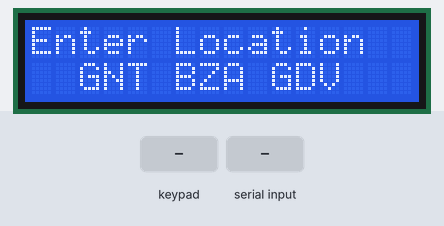
Simulated run of this sketch. Board: Arduino Uno, built with avr-gcc and run on an emulated ATmega328P. Parts: 16×2 character LCD. Inputs (shaded band) come from the test bench. The modem accepts every AT command (registered, SIM ready, sends succeed) and sends nothing else; what the sketch prints to the serial monitor is not drawn.

Above: at 5.3 s.
5.4 s: key '1' pressed
At 6.0 s:
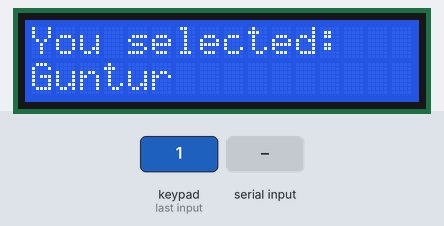
8.4 s: "120047D7CB49" received over the second serial link
At 9.4 s:
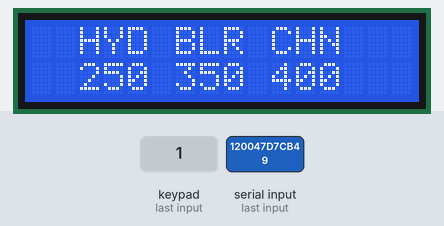
At 12.9 s:
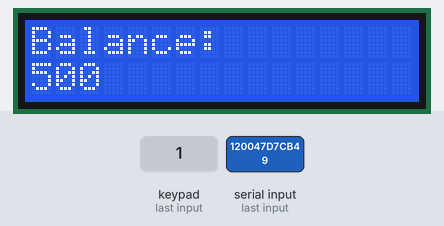
Timing chart, 0 to 14.4 s (numbered marks = the images above; inputs shaded):
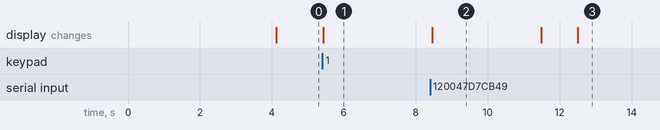

The sketch:

Inteligent_Bus_Ticketing_System.ino
```cpp
#include <SoftwareSerial.h>
#include <Wire.h>
#include <LiquidCrystal_I2C.h>
#include <Keypad.h>
#include <Arduino.h> // This is usually included by default in Arduino sketches.


const byte ROWS = 4; // four rows
const byte COLS = 3;
int flag = 0;
char keys[ROWS][COLS] = {
  {'1', '2', '3'},
  {'4', '5', '6'},
  {'7', '8', '9'},
  {'*', '0', '#'}
};

int flag2 = 0;
int flag3=0;
byte rowPins[ROWS] = {10, 9, 8, 7};  // connect to the row pinouts of the keypad
byte colPins[COLS] = {6, 5, 4};      // connect to the column pinouts of the keypad
int designation = false;

// Create an object of keypad
Keypad keypad = Keypad(makeKeymap(keys), rowPins, colPins, ROWS, COLS);
int userBalance = 0; // To store user's balance
String userName = ""; // To store user's name

// Predefined RFID tags and their corresponding balances
const String rfidTags[] = {"120047D7CB49", "120048356B04"}; // Example tags
int initialBalances[] = {500, 300};
LiquidCrystal_I2C lcd(0x27, 16, 2);
SoftwareSerial rfid(2, 3); // RX, TX
String rfidTag = "";
bool invalidKeyPressed = false;  // Track if an invalid key was pressed
int currentState = 0; // Track current state for selecting location or designation
String loc = "";
String des = "";

// Price for each designation
const int ticketPrices[] = {250, 350, 400}; // Prices for Hyderabad, Bangalore, Chennai
SoftwareSerial sim800l(11,12);

void setup() {
  Serial.begin(9600);

  sim800l.begin(9600);
  rfid.begin(9600);
  lcd.init();            // Initialize the LCD
  lcd.backlight();       // Turn on the backlight
  project_name();        // Display project name

  printLocations();      // Show location options on LCD
}

void loop() {
  char key = keypad.getKey();

  if (key) {
    Serial.print("Key Pressed: ");
    Serial.println(key);

    if (invalidKeyPressed) {
      if (key == '0') {
        invalidKeyPressed = false;
        printLocations();
      }
    } else {
      if (currentState == 0) { // State for selecting location
        if (key == '1') {
          loc = "GNT";
          showLocation("Guntur");
          currentState = 1; // Move to designation selection
        } else if (key == '2') {
          showLocation("Vijayawada");
          loc = "BZA";
          currentState = 1; // Move to designation selection
        } else if (key == '3') {
          showLocation("Gudivada");
          loc = "GDV";
          currentState = 1; // Move to designation selection
        } else if (key == '*') {
          showLocation("Gudivada");
          currentState = 0; // Move to designation selection
        } else {
          showInvalidKeyMessage();
          invalidKeyPressed = true;
        }
      } else if (currentState == 1 && flag == 0) { // State for selecting designation
        if (key == '1') {
          showDesignation("Hyderabad");
          des = "HYD";
          designation = true;
          flag = 1;
          flag2 = 0;
        }
        else if (key == '*') {
          printLocations(); // Go back to locations
          currentState = 0; // Reset state
        }
        else if (key == '2') {
          showDesignation("Bangalore");
          des = "BLR";
          designation = true;
          flag2 = 0;
          flag = 1;
        } else if (key == '3') {
          showDesignation("Chennai");
          des = "CHN";
          designation = true;
          flag = 1;
          flag2 = 0;
        } else {
          showInvalidKey();
        }
      }
    }
  }

  if (designation) {
    if (key == '*') {
      currentState = 1;
      flag = 0;
      flag2 = 1;
      printDesignations();
      delay(1000);
    }
    if (flag2 == 0) {
      lcd.clear();
      lcd.setCursor(4, 0);
      lcd.print(loc);
      lcd.print("->");
      lcd.print(des);
      lcd.setCursor(0, 1);
      lcd.print(" Press # to Go");
      delay(1000);
    }

    if (key == '#') {
      lcd.clear();
      userName = ""; // Reset user name
      lcd.print("Place Your Card");
      delay(1000);
      Serial.println("Place the RFID card/tag near the reader...");
      flag2 = 1;
    }
  }

  if (rfid.available()) {
    char c = rfid.read();
    rfidTag += c;

    if (rfidTag.length() == 12) { // Assume RFID tag length is 12 characters
      Serial.print("RFID Tag: ");
      Serial.println(rfidTag);
      if (rfidTag == "120047D7CB49")
      {
        userName="Yashwanth anna";
      }
      else if (rfidTag == "120048356B04")
      {
        userName="Vishnu";
      }
      else
      {
        userName="";
      }

      // Check balance for the RFID tag
      checkBalance(rfidTag);

      rfidTag = "";  // Reset RFID tag after processing
    }
  }

}

// Function to display project name on the LCD
void project_name() {
  lcd.setCursor(0, 0);        // Set cursor to the first row, first column
  lcd.print(" Intelligent Bus");
  lcd.setCursor(0, 1);        // Set cursor to the second row, first column
  lcd.print("   Ticketing");
  delay(4000);                // Wait for 4 seconds before proceeding
  lcd.clear();
}

// Function to print locations on the LCD
void printLocations() {
  lcd.clear();                // Clear the LCD
  lcd.setCursor(0, 0);        // Set cursor to the first row, first column
  lcd.print("Enter Location"); // Show message
  lcd.setCursor(0, 1);        // Set cursor to the second row
  lcd.print("  GNT BZA GDV");  // Show location options
}

// Function to display the selected location on the LCD
void showLocation(String location) {
  lcd.clear();
  lcd.setCursor(0, 0);
  lcd.print("You selected:");
  lcd.setCursor(0, 1);
  lcd.print(location);
  delay(3000);
          printFares();

  printDesignations(); // Show designations after selection
}

// Function to print designations on the LCD
void printDesignations() {
  lcd.clear();
  lcd.setCursor(0, 0);
  lcd.print("Select Dest.....");
  lcd.setCursor(0, 1);
  lcd.print("Hyd Blr Chn");
  delay(1000);
}

// Function to display the selected designation on the LCD
void showDesignation(String designation) {
  lcd.clear();
  lcd.setCursor(0, 0);
  lcd.print("Your Selected:");
  lcd.setCursor(0, 1);
  lcd.print(designation);
  delay(3000);
}

// Function to display invalid key message
void showInvalidKeyMessage() {
  lcd.clear();
  lcd.setCursor(0, 0);
  lcd.print("Invalid Option!");
  lcd.setCursor(0, 1);
  lcd.print("Press 0 to Retry");  // Display message to press '*' to retry
  delay(2000);                    // Hold message for 2 seconds
}

void showInvalidKey() {
  lcd.clear();
  lcd.setCursor(0, 0);
  lcd.print("Invalid Option!");
  lcd.setCursor(0, 1);
  lcd.print("Press Retry");
  delay(1000);
  lcd.clear();
  currentState = 1;
  flag = 0;
  printDesignations();
  delay(1000); // Hold message for 2 seconds
}

void checkBalance(String tag) {
  for (int i = 0; i < sizeof(rfidTags) / sizeof(rfidTags[0]); i++) {
    if (tag == rfidTags[i]) {
      userBalance = initialBalances[i]; // Get balance

      // Display current balance
      lcd.clear();
      lcd.setCursor(0, 0);
      lcd.print("Balance: ");
      lcd.setCursor(0, 1);
      lcd.print(userBalance);
      delay(3000); // Show balance for 3 seconds

      // Determine ticket price based on the selected designation
      int ticketCost = 0;
      if (des == "HYD") ticketCost = ticketPrices[0]; // Hyderabad
      else if (des == "BLR") ticketCost = ticketPrices[1]; // Bangalore
      else if (des == "CHN") ticketCost = ticketPrices[2]; // Chennai

      // Check if balance is sufficient for ticket cost
      if (userBalance >= ticketCost) {
        userBalance -= ticketCost; // Deduct the ticket cost
        initialBalances[i] = userBalance; // Update the user's balance

        // Show successful transaction
        lcd.clear();
        lcd.setCursor(0, 0);
        lcd.print("Ticket Booked!");
        lcd.setCursor(0, 1);
        lcd.print("Balance: " + String(userBalance));
        // Send SMS with booking details
String message = userName + ", your ticket is successfully booked from " + loc + " to " + des + " !! and your new balance is " + String(userBalance) + "\nThanks for booking from Intelligent bus ticketing system";

        Serial.print("UserName: ");
Serial.println(userName);
Serial.print("Location: ");
Serial.println(loc);
Serial.print("Designation: ");
Serial.println(des);
Serial.print("UserBalance: ");
Serial.println(userBalance);


sendSMS("+919441348531", ( "Congratulation!! " + userName +
                         " Successfully booked a ticket from " + loc +
                         " to " + des + ".").c_str());
delay(2000);


sendSMS("+919441348531", ("Your current balance is "+String(userBalance)).c_str());


      } else {
        // Show insufficient balance message
        lcd.clear();
        lcd.setCursor(0, 0);
        lcd.print("Insufficient!");
        lcd.setCursor(0, 1);
        lcd.print("Balance!");
        sendSMS("+919441348531", (userName+"Sorry!! you don't have sufficient balance.").c_str());
      }

      delay(3000); // Hold the message for 3 seconds

      // Reset the system to initial state for new user
      resetSystem();
      return; // Exit the function after processing the RFID tag
    }
  }

  // If tag is not found, show an error message
  lcd.clear();
  lcd.setCursor(0, 0);
  lcd.print("Tag Not Found!");
  delay(3000); // Show message for 3 seconds

  // Reset the system to initial state
}

void resetSystem() {
  // Reset the system to initial state
  userBalance = 0;
  loc = "";
  des = "";
  flag = 0;
  currentState = 0;
  designation = false;
  lcd.clear();
  printLocations(); // Show location options again
}

// Function to send SMS
void sendSMS(const char* phoneNumber, const char* message) {
  sim800l.println("AT+CMGF=1"); // Set SMS mode to text
  delay(1000);
  sim800l.print("AT+CMGS=\"");
  sim800l.print(phoneNumber);
  sim800l.println("\"");
  delay(1000);
  sim800l.print(message);
  sim800l.write(0x1A); // Send Ctrl+Z to finish message
  delay(1000);
  Serial.println("SMS SENT");
}
void printFares() {
  lcd.clear();
  lcd.setCursor(0, 0);
  lcd.print("  HYD BLR CHN");

  lcd.setCursor(0, 1);
  lcd.print("  250 350 400");

  delay(3000); // Show the fares for 5 seconds
}
```

Measured:
- after the input at 5.4 s, the display: changes at once (image 1)
- after the input at 8.4 s, the display: first differs from a run without the input after 4.1 s (image 3)
- what the display in image 2 shows lasts 3.0 s, from 8.5 s to 11.5 s
